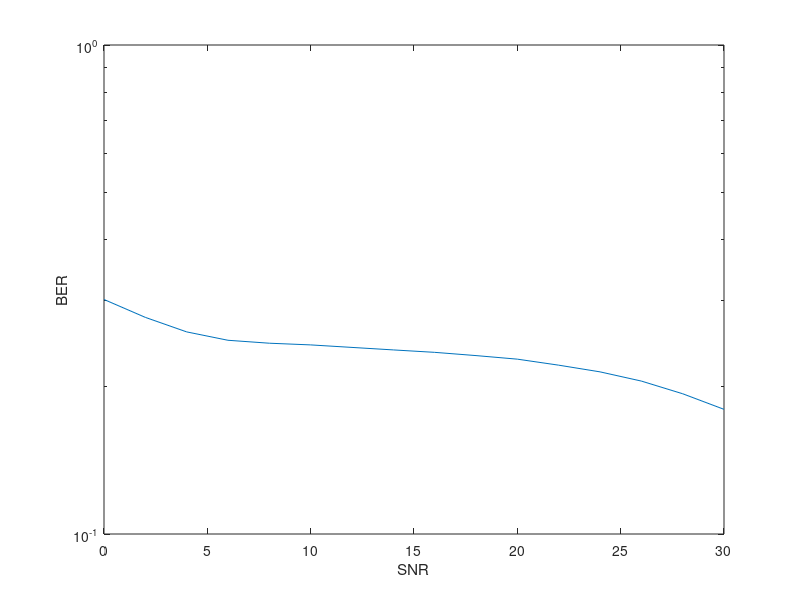

Source code (MATLAB):
%%%% simulation parameters
num_bits = 1e6;
snr_range = linspace(0,30,16); % array of SNR's
m = 10; % samples per waveform
T = 10 ; % sampling instant
S1(1:m) = 1;
S2(1:m) = 0; % the two known waveforms
BER(1:16) = 0; % initialization for BER results vector
g = S1-S2;
reverse_g = g(end:-1:1); % time reverse g, like g(-t)
MF = filter(reverse_g,1,g); % the matched filter
%%%% averaging loop (16 iterations) one for each SNR and resulying BER
for i = 1:16
data = randi([0 1],1,num_bits); % random message data bits (source)
message = repelem(data,m); % m samples per bit
rx_sequence = awgn(message,snr_range(i)-10*log10(m),'measured'); % adding GN on a sample basis
% at the receiver end
filtered_signal=conv(rx_sequence,MF); % convoluting with MF
sampled_filtered = filtered_signal(T : T : end); % sampling
% comparator
receieved_message = (sampled_filtered > 0.5); % comparing to the threshold
result = xor(receieved_message,data); % detecting errors (1's)
BER(i) = sum(result)/num_bits; % calculating BER
end
semilogy(snr_range,BER);
xlabel('SNR');
ylabel('BER');
